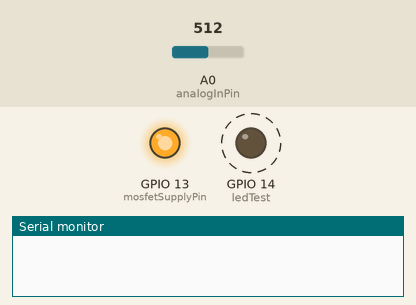
Recording of a program running on a simulated ESP8266 (Wemos D1 mini). On the bench: output pins drawn as LEDs (lit = HIGH), the last lines printed to the serial monitor. Dashed ring = blinking. The inputs (shaded band) are chosen by the test bench; at power-on: A0 (analogInPin) = 512.

Above: at 0.1 s.
At 39.7 s:
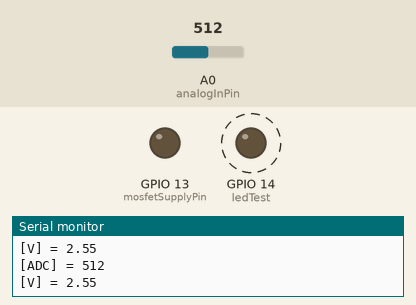
Timing chart, 0 to 40.0 s (numbered marks = the images above):
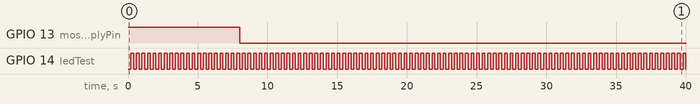

The program:

main.cpp
```cpp
#include <Arduino.h>
#include <LiquidCrystal_I2C.h>

// Informacion sobre puertos GPIO ESP8266
/* https://randomnerdtutorials.com/esp8266-pinout-reference-gpios/ */

const byte mosfetSupplyPin = 13;
const byte ledTest = 14;
const byte analogInPin = 17;  // ESP8266 Analog Pin ADC0 = 17

#define lcdAdd 0x27
//LiquidCrystal_I2C lcd(lcdAdd,16,2);

void lcdShowValueBattery(const uint8_t analogPinBat, float batVolt){
  //Serial.clear();
  //Serial.setCursor(0,0);
  Serial.print("[ADC] = ");
  Serial.println(analogRead(analogPinBat));
  //Serial.setCursor(0,1);
  Serial.print("[V] = ");
  Serial.println(batVolt);
  Serial.println();
}

void setup() {
  pinMode(analogInPin,INPUT);
  pinMode(ledTest, OUTPUT);        // Configura el pin del LED como salida
  pinMode(mosfetSupplyPin, OUTPUT);

  digitalWrite(mosfetSupplyPin,HIGH);

  Serial.begin(9600);

  delay(10);

  //Wire.begin(SDA,SCL); //D1 = SCL, D2 = SDA
  //lcd.init();
  delay(10);
  //lcd.backlight();
  //lcd.clear();
}

void loop() {
  // read the analog in value
  static const int interval[2]={200,8000};
  static int previousMillis[2] = {0,0};
  unsigned long currentMillis = millis();
  if (currentMillis - previousMillis[0] >= interval[0]) {

    float batCharge = ((float) analogRead(analogInPin) * 5.1)/1023.0;
    lcdShowValueBattery(analogInPin, batCharge);
    digitalWrite(ledTest,!digitalRead(ledTest));

    previousMillis[0] = currentMillis;
  }
  if (currentMillis - previousMillis[1] >= interval[1])
  {
    previousMillis[1] = currentMillis;
    Serial.println("Sistema apagado");
    digitalWrite(mosfetSupplyPin, LOW);
  }
}
```

Measured:
- by itself, GPIO 13 (mosfetSupplyPin): HIGH → LOW at 8.0 s
- by itself, GPIO 14 (ledTest): alternates HIGH for 0.20 s and LOW for 0.20 s
